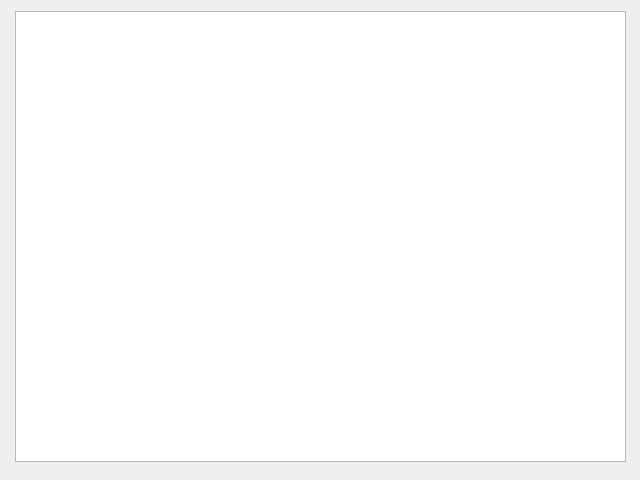
<?xml version="1.0" encoding="UTF-8"?>
<ui version="4.0">
 <class>PWin</class>
 <widget class="QWidget" name="PWin">
  <property name="geometry">
   <rect>
    <x>0</x>
    <y>0</y>
    <width>640</width>
    <height>480</height>
   </rect>
  </property>
  <property name="windowTitle">
   <string>Form</string>
  </property>
  <widget class="QChartView" name="chartView">
   <property name="geometry">
    <rect>
     <x>15</x>
     <y>11</y>
     <width>611</width>
     <height>451</height>
    </rect>
   </property>
  </widget>
 </widget>
 <customwidgets>
  <customwidget>
   <class>QChartView</class>
   <extends>QGraphicsView</extends>
   <header>QtCharts</header>
  </customwidget>
 </customwidgets>
 <resources/>
 <connections/>
</ui>
